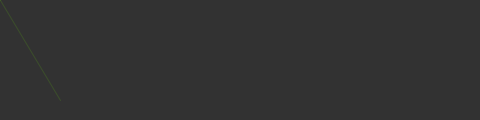
Frame 1 (no input)
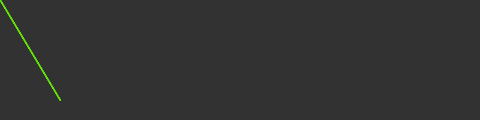
Frame 60 (the mouse pressed at the canvas centre just before this capture)
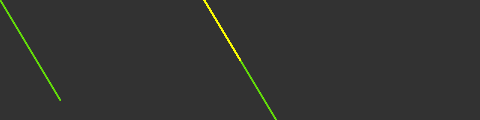
Frame 120 (the mouse held since frame 60 and released just before this capture)

The Processing sketch that drew these frames (run headless with seeded random() and noise(); from frame 60 on, the mouse is pressed at the canvas centre):

// Processing sketch: processing_113139
// ── processing_113139.pde


//Try cintinu ellipse drawing
//Su Hsiu Pai

void setup() {
size(480,120);
background(50);
smooth();
}


void draw(){
stroke(100,222,0,40);
line(mouseX,mouseY,mouseX+60,mouseY+100);
if (mousePressed)
stroke(255,255,0,200);
line(mouseX,mouseY,mouseX-60,mouseY-100);

}
